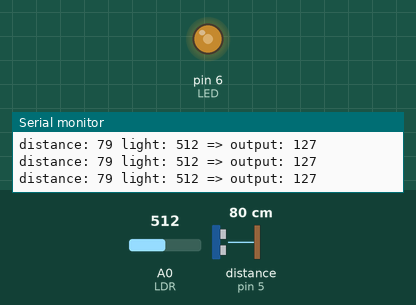
Bench run of a sketch on a simulated Arduino Uno, built with avr-gcc and run on an emulated ATmega328P. On the bench: output pins drawn as LEDs (lit = HIGH), the last lines printed to the serial monitor. Wiring (inferred from the names in the program): ultrasonic range finder: trigger pin 4; echo pin 5. The inputs (shaded band) are chosen by the test bench; at power-on: distance to the obstacle (sensor on pin 5) 80 cm, A0 (LDR) = 512. The echo pulse lasts 58.3 µs per cm; pins used as bus, display or sensor lines are not drawn.

Above: at 1.2 s.
1.3 s: distance to the obstacle (sensor on pin 5) set to 65 cm
2.8 s: distance to the obstacle (sensor on pin 5) set to 59 cm
At 4.0 s:
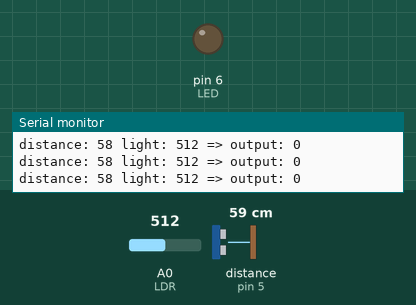
4.3 s: A0 (LDR) set to 105
5.8 s: A0 (LDR) set to 90
At 7.1 s:
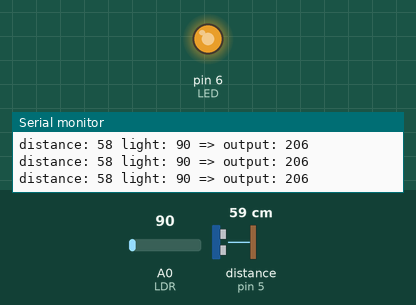
7.4 s: A0 (LDR) set to 122
At 8.0 s:
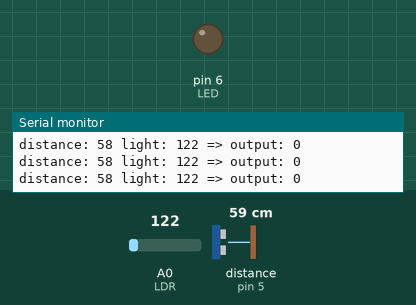
8.9 s: distance to the obstacle (sensor on pin 5) set to 120 cm
At 9.3 s:
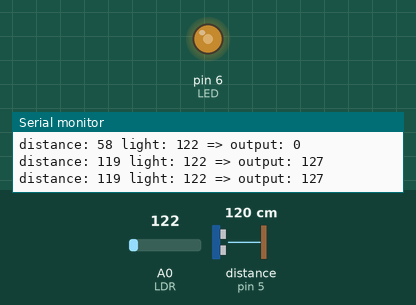
Timing chart, 0 to 11.5 s (numbered marks = the images above; inputs shaded):
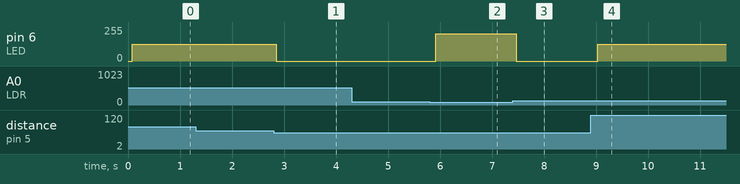

The sketch:

FuzzyLogic.ino.ino
```cpp
/**
 * fuzzy_controller.ino
 **/

// eFLL includes
#include <Fuzzy.h>
#include <FuzzyComposition.h>
#include <FuzzyInput.h>
#include <FuzzyIO.h>
#include <FuzzyOutput.h>
#include <FuzzyRule.h>
#include <FuzzyRuleAntecedent.h>
#include <FuzzyRuleConsequent.h>
#include <FuzzySet.h>

// pins
#define LDR A0
#define TRIGGER 4
#define ECHO 5
#define LED 6

// object library
Fuzzy *fuzzy = new Fuzzy();

void setup() {
  // set console and pins
  Serial.begin(9600);
  pinMode(LDR, INPUT);
  pinMode(TRIGGER, OUTPUT);
  pinMode(ECHO, INPUT);
  pinMode(LED, OUTPUT);

  // fuzzy sets
  // distance (0-400cm in Wokwi)
  FuzzySet *small = new FuzzySet(0, 0, 0, 120); //trapizoid MF (a,b,c,d)
  FuzzySet *mid = new FuzzySet(60, 120, 120, 180);
  FuzzySet *big = new FuzzySet(120, 180, 180, 240);
  FuzzySet *verybig = new FuzzySet(180, 240, 400, 400);

  // ldr (Potentiometer) (0-1023 in wokwi)
  // ldr (0-100000 lux=> 1015-8 resistance value in wokwi)
  FuzzySet *lowldr = new FuzzySet(0, 0, 0, 100);
  FuzzySet *midldr = new FuzzySet(60, 200, 500, 700);
  FuzzySet *highldr = new FuzzySet(400 ,700, 1015, 1015);

  // brightness
  FuzzySet *off = new FuzzySet(0, 0, 0, 0);
  FuzzySet *lowb = new FuzzySet(0, 0, 25, 100);
  FuzzySet *midb = new FuzzySet(55, 100, 155, 200);
  FuzzySet *highb = new FuzzySet(155, 230, 255, 255);

  // variables
  // variable distance with universe 0-400 as input
  FuzzyInput *distance = new FuzzyInput(1);
  distance->addFuzzySet(small);
  distance->addFuzzySet(mid);
  distance->addFuzzySet(big);
  fuzzy->addFuzzyInput(distance);

  // variable ldr with universe 0-1015 as input
  FuzzyInput *ldr = new FuzzyInput(2);
  ldr->addFuzzySet(lowldr);
  ldr->addFuzzySet(midldr);
  ldr->addFuzzySet(highldr);
  fuzzy->addFuzzyInput(ldr);

  // variable brightness with universe 0-255 as output
  FuzzyOutput *brightness = new FuzzyOutput(1);
  brightness->addFuzzySet(off);
  brightness->addFuzzySet(lowb);
  brightness->addFuzzySet(midb);
  brightness->addFuzzySet(highb);
  fuzzy->addFuzzyOutput(brightness);

  // Rules 1
  // if distance is small and ldr is low then brightness is high
  FuzzyRuleAntecedent *ifDistanceSmallAndLdrIsLow = new FuzzyRuleAntecedent();
  ifDistanceSmallAndLdrIsLow->joinWithAND(small, lowldr); //for Potentiometer highldr , for actual ldr => lowldr
  FuzzyRuleConsequent *thenBrightnessHigh = new FuzzyRuleConsequent();
  thenBrightnessHigh->addOutput(highb); ////for Potentiometer lowb , for actual ldr => highb
  FuzzyRule *fuzzyRule1 = new FuzzyRule(1, ifDistanceSmallAndLdrIsLow, thenBrightnessHigh);
  fuzzy->addFuzzyRule(fuzzyRule1);

  // Rules 2
  // if distance is small and ldr is high (light is high) then brightness is off
  FuzzyRuleAntecedent *ifDistanceSmallAndLdrIsHigh = new FuzzyRuleAntecedent();
  ifDistanceSmallAndLdrIsHigh->joinWithAND(small, highldr);
  FuzzyRuleConsequent *thenBrightnessOff = new FuzzyRuleConsequent();
  thenBrightnessOff->addOutput(off);
  FuzzyRule *fuzzyRule2 = new FuzzyRule(2, ifDistanceSmallAndLdrIsHigh, thenBrightnessOff);
  fuzzy->addFuzzyRule(fuzzyRule2);

  // Rules 3
  // if distance is mid then brightness is midb
  FuzzyRuleAntecedent *ifDistanceMid = new FuzzyRuleAntecedent();
  ifDistanceMid->joinSingle(mid);
  FuzzyRuleConsequent *thenBrightnessMidb = new FuzzyRuleConsequent();
  thenBrightnessMidb->addOutput(midb);
  FuzzyRule *fuzzyRule3 = new FuzzyRule(3, ifDistanceMid, thenBrightnessMidb);
  fuzzy->addFuzzyRule(fuzzyRule3);
  // Rules 4
  // if distance is big then brightness is low
  FuzzyRuleAntecedent *ifDistanceBig = new FuzzyRuleAntecedent();
  ifDistanceBig->joinSingle(big);
  FuzzyRuleConsequent *thenBrightnessLow = new FuzzyRuleConsequent();
  thenBrightnessLow->addOutput(lowb);
  FuzzyRule* fuzzyRule4 = new FuzzyRule(4, ifDistanceBig, thenBrightnessLow);
  fuzzy->addFuzzyRule(fuzzyRule4);

  // Rules 5
  // if distance is verybig then brightness is off
  FuzzyRuleAntecedent *ifDistanceVeryBig = new FuzzyRuleAntecedent();
  ifDistanceVeryBig->joinSingle(verybig);
  FuzzyRule* fuzzyRule5 = new FuzzyRule(5, ifDistanceVeryBig, thenBrightnessOff);
  fuzzy->addFuzzyRule(fuzzyRule5);
}

// returns the distance
int distance() {
  digitalWrite(TRIGGER, LOW);
  delayMicroseconds(5);
  digitalWrite(TRIGGER, HIGH);
  delayMicroseconds(10);
  digitalWrite(TRIGGER, LOW);
  long pulse = pulseIn(ECHO, HIGH) / 2;
  return pulse * 10 / 292;
}

// returns the brightness
int brightness() {
  return analogRead(LDR);
}
/*
// prints in serial monitor
void print(int dist, int light, int output) {
  Serial.print("distance: ");
  Serial.print(dist);
  Serial.print(" light: ");
  Serial.print(light);
  Serial.print(" => output: ");
  Serial.print(output);
  Serial.println();
}
*/
// main method
void loop() {
  // get distance and light
  int dist = distance();
  int light = brightness();

  // if the inputs are weird, ignore them Miximum value
  if (dist < 0 || dist > 400 || light > 1023) return;

  // fuzzyfication
  fuzzy->setInput(1, dist); // dist as fuzzy input 1 (distance)
  fuzzy->setInput(2, light); // light as fuzzy input 2 (ldr)
  fuzzy->fuzzify();

  // defuzzyfication
  int output = fuzzy->defuzzify(1); // defuzzify fuzzy output 1 (brightness)

  analogWrite(LED, output);
  //void print(int dist, int light, int output) {
  Serial.print("distance: ");
  Serial.print(dist);
  Serial.print(" light: ");
  Serial.print(light);
  Serial.print(" => output: ");
  Serial.print(output);
  Serial.println();
  delay(100);

}
```

Measured:
- the behaviour switches between 62 and 61 cm on distance to the obstacle (sensor on pin 5) (found by bisection; images 0 and 1)
- the behaviour switches between 100 and 99 on A0 (LDR) (found by bisection; images 1 and 2)
- after the input at 2.8 s, pin 6 (LED): 127/255 → 0/255 after 0.05 s
- after the input at 5.8 s, pin 6 (LED): 0/255 → 206/255 after 0.11 s
- after the input at 7.4 s, pin 6 (LED): 206/255 → 0/255 after 0.07 s
- after the input at 8.9 s, pin 6 (LED): 0/255 → 127/255 after 0.14 s
